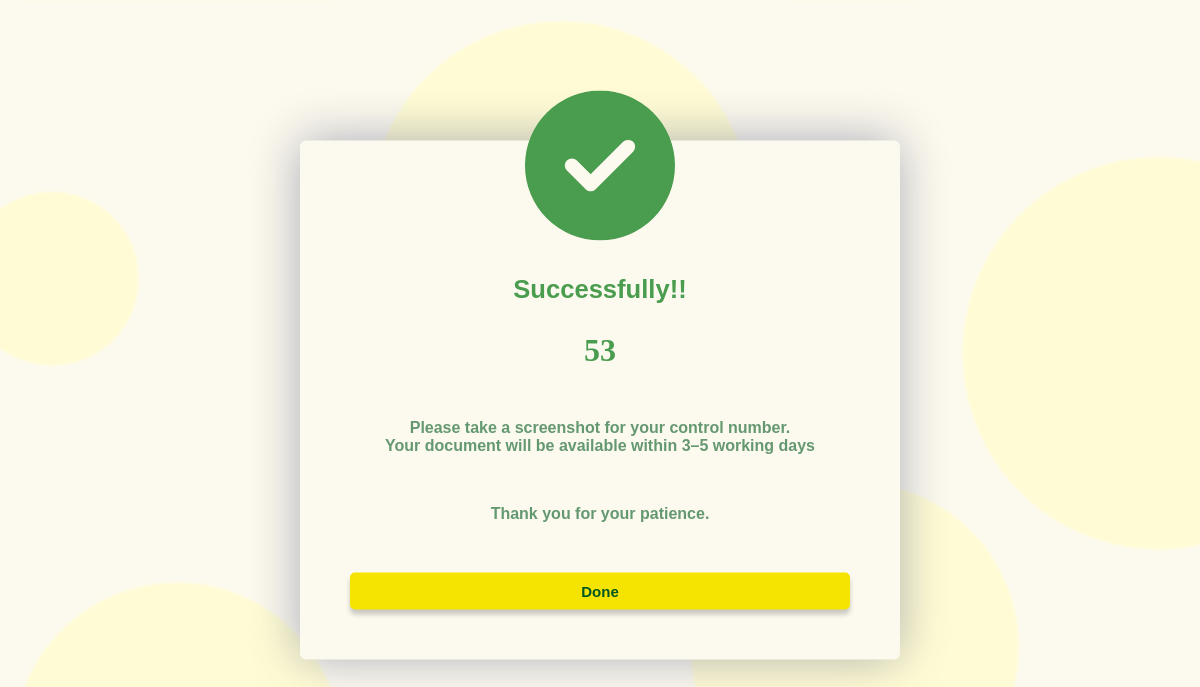
Page /user_login/user_panel/successful.php on the earlier database version.
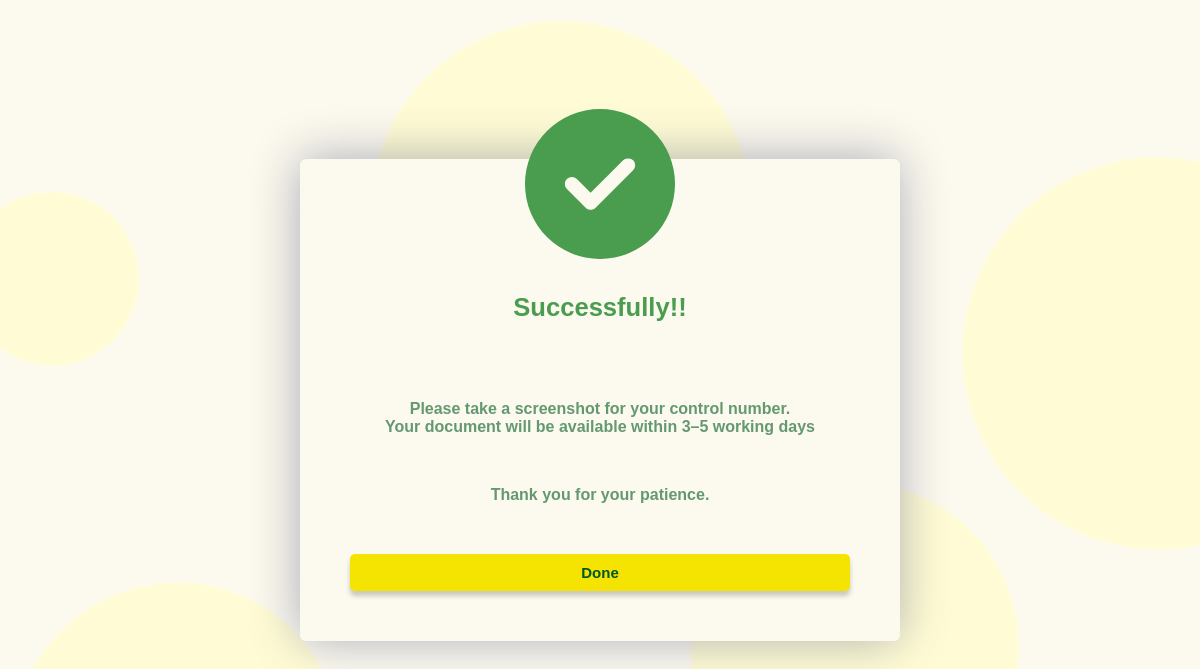
Same page on the later database version.
### tables this page shows
CREATE TABLE `barangay_request` (
  `firstname` varchar(200) NOT NULL,
  `middlename` varchar(200) NOT NULL,
  `lastname` varchar(200) NOT NULL,
  `age` int(200) NOT NULL,
  `request_document` varchar(200) NOT NULL,
  `house_number` varchar(200) NOT NULL,
  `sitio_pook` varchar(200) NOT NULL,
  `birthday` date NOT NULL,
  `place_of_birth` varchar(200) NOT NULL,
  `contact_no` varchar(200) NOT NULL,
  `contact_person` varchar(200) NOT NULL,
  `contact_no_contact_person` varchar(200) NOT NULL,
  `live_since_year` varchar(200) NOT NULL,
  `purpose` varchar(200) NOT NULL,
  `status` int(200) NOT NULL,
  `gender` varchar(200) NOT NULL,
  `date_request` date NOT NULL,
  `profile` varchar(200) NOT NULL,
  `user_id` int(11) NOT NULL,
  `id` int(11) NOT NULL
);

### user_login/user_panel/successful.php (the view, shortened to what this page needs)
<?php
     require('../../database/conn_db.php');
     $sql = "SELECT * FROM user_account as u LEFT JOIN barangay_request as r ON u.user_id = r.user_id ORDER BY r.id DESC ";
     $result = mysqli_query($conn, $sql);
     if (mysqli_num_rows($result) > 0){
        $row = mysqli_fetch_array($result);
     }
?>
<!DOCTYPE html>
<html lang="en">
<head>
    <link rel = "stylesheet" href = "style_user/style_succ.css.css">
    <link rel="stylesheet" href="https://cdnjs.cloudflare.com/ajax/libs/font-awesome/6.5.1/css/all.min.css" />
</head>
</head>
<body >
    <div class = "container">
    <div class = "popup" id = "popup">
        <h2>Successfully!!</h2>
        <br>
        <h1><?php echo $row['id']  ;?></h1>
        <p>Please take a screenshot for your control number. <br> Your document will be available within 3–5 working days</p>
        <p>Thank you for your patience.</p>
        <button type = "button" class = "btn" onclick = "closepopup()">Done</button>
    </div>
    </div>
</body>
</html>

Differences in the rows shown:
no longer on this page (row edited): barangay_request: id "53"
